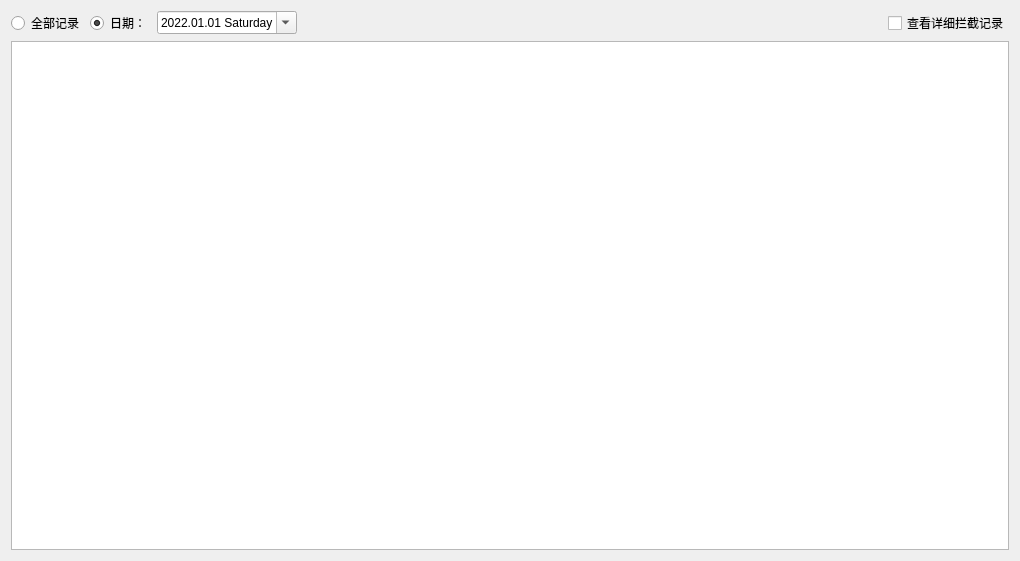
<?xml version="1.0" encoding="UTF-8"?>
<ui version="4.0">
 <class>UIDefenderRecordView</class>
 <widget class="QWidget" name="UIDefenderRecordView">
  <property name="geometry">
   <rect>
    <x>0</x>
    <y>0</y>
    <width>1020</width>
    <height>561</height>
   </rect>
  </property>
  <property name="minimumSize">
   <size>
    <width>0</width>
    <height>0</height>
   </size>
  </property>
  <property name="windowTitle">
   <string>Form</string>
  </property>
  <layout class="QVBoxLayout" name="verticalLayout">
   <item>
    <layout class="QHBoxLayout" name="horizontalLayout">
     <item>
      <widget class="QRadioButton" name="radioButtonAll">
       <property name="text">
        <string>全部记录</string>
       </property>
      </widget>
     </item>
     <item>
      <widget class="QRadioButton" name="radioButtonDate">
       <property name="text">
        <string>日期：</string>
       </property>
       <property name="checked">
        <bool>true</bool>
       </property>
      </widget>
     </item>
     <item>
      <widget class="QDateEdit" name="dateEdit">
       <property name="dateTime">
        <datetime>
         <hour>0</hour>
         <minute>0</minute>
         <second>0</second>
         <year>2022</year>
         <month>1</month>
         <day>1</day>
        </datetime>
       </property>
       <property name="displayFormat">
        <string>yyyy.MM.dd dddd</string>
       </property>
       <property name="calendarPopup">
        <bool>true</bool>
       </property>
       <property name="currentSectionIndex">
        <number>0</number>
       </property>
       <property name="timeSpec">
        <enum>Qt::LocalTime</enum>
       </property>
       <property name="date">
        <date>
         <year>2022</year>
         <month>1</month>
         <day>1</day>
        </date>
       </property>
      </widget>
     </item>
     <item>
      <spacer name="horizontalSpacer">
       <property name="orientation">
        <enum>Qt::Horizontal</enum>
       </property>
       <property name="sizeHint" stdset="0">
        <size>
         <width>40</width>
         <height>20</height>
        </size>
       </property>
      </spacer>
     </item>
     <item>
      <widget class="QCheckBox" name="checkBoxDetail">
       <property name="text">
        <string>查看详细拦截记录</string>
       </property>
       <property name="checked">
        <bool>false</bool>
       </property>
      </widget>
     </item>
    </layout>
   </item>
   <item>
    <widget class="QTreeView" name="treeView"/>
   </item>
  </layout>
 </widget>
 <resources/>
 <connections>
  <connection>
   <sender>radioButtonDate</sender>
   <signal>toggled(bool)</signal>
   <receiver>dateEdit</receiver>
   <slot>setEnabled(bool)</slot>
   <hints>
    <hint type="sourcelabel">
     <x>141</x>
     <y>22</y>
    </hint>
    <hint type="destinationlabel">
     <x>266</x>
     <y>22</y>
    </hint>
   </hints>
  </connection>
 </connections>
</ui>
